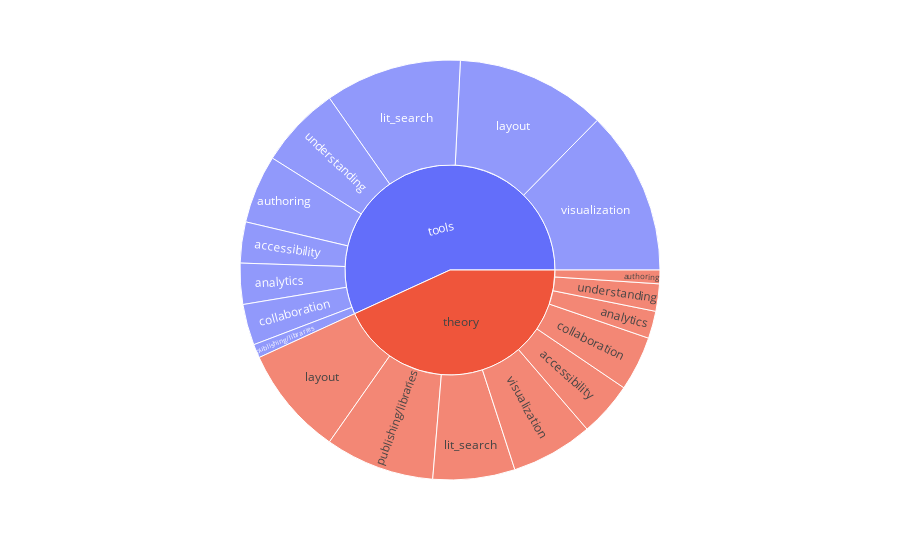

Here is the notebook cell this chart was saved with:
### Code cell
import plotly.express as px

# df_plot = df_long

# df_plot = px.data.gapminder().query("year == 2007")
fig = px.sunburst(df_plot, path=['modes', 'tags'], values='counts',
                  hover_data=[])
fig.show()

### Figure 1 — Plotly figure (JSON) as saved in the notebook; plotly's stock layout.template omitted (floating-point values rounded to 4 significant figures)
{"data": [{"branchvalues": "total", "domain": {"x": [0, 1], "y": [0, 1]}, "hovertemplate": "labels=%{label}<br>counts=%{value}<br>parent=%{parent}<br>id=%{id}<extra></extra>", "ids": ["theory/accessibility", "tools/accessibility", "theory/analytics", "tools/analytics", "theory/authoring", "tools/authoring", "theory/collaboration", "tools/collaboration", "theory/layout", "tools/layout", "theory/lit_search", "tools/lit_search", "theory/publishing/libraries", "tools/publishing/libraries", "theory/understanding", "tools/understanding", "theory/visualization", "tools/visualization", "theory", "tools"], "labels": ["accessibility", "accessibility", "analytics", "analytics", "authoring", "authoring", "collaboration", "collaboration", "layout", "layout", "lit_search", "lit_search", "publishing/libraries", "publishing/libraries", "understanding", "understanding", "visualization", "visualization", "theory", "tools"], "name": "", "parents": ["theory", "tools", "theory", "tools", "theory", "tools", "theory", "tools", "theory", "tools", "theory", "tools", "theory", "tools", "theory", "tools", "theory", "tools", "", ""], "type": "sunburst", "values": [4, 3, 2, 3, 1, 5, 4, 3, 8, 11, 6, 10, 8, 1, 2, 6, 6, 12, 41, 54]}], "layout": {"legend": {"tracegroupgap": 0}, "margin": {"t": 60}}}
